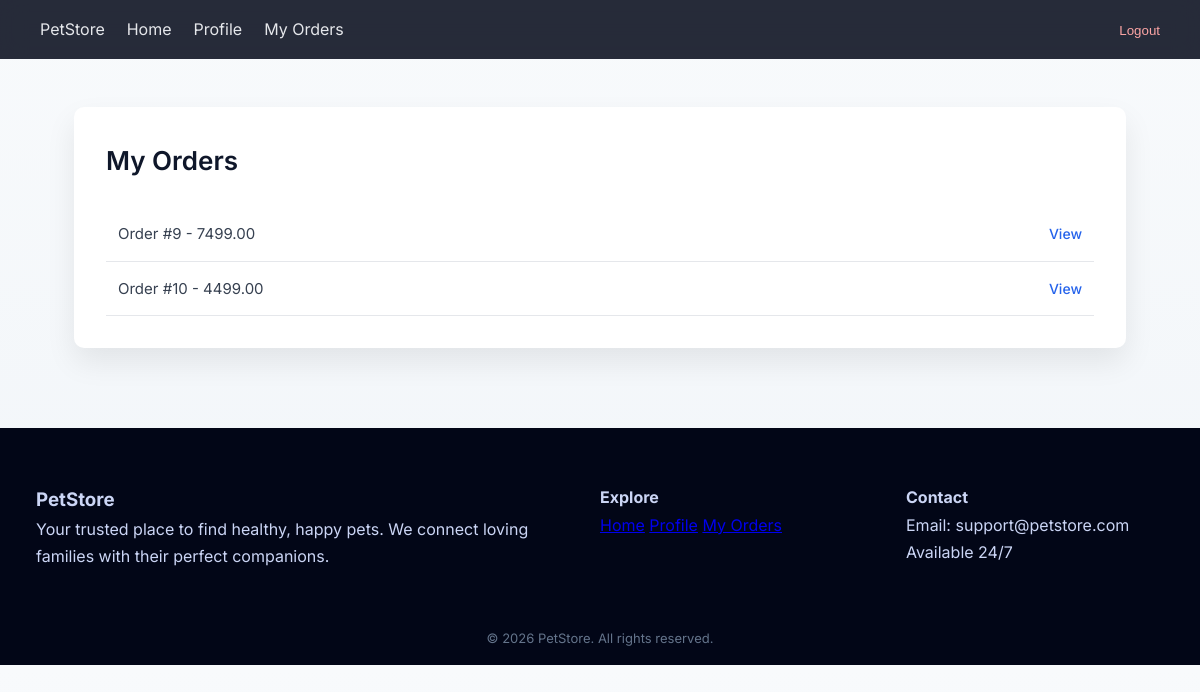
The page /my-orders/ (signed in) on the database as committed earlier.
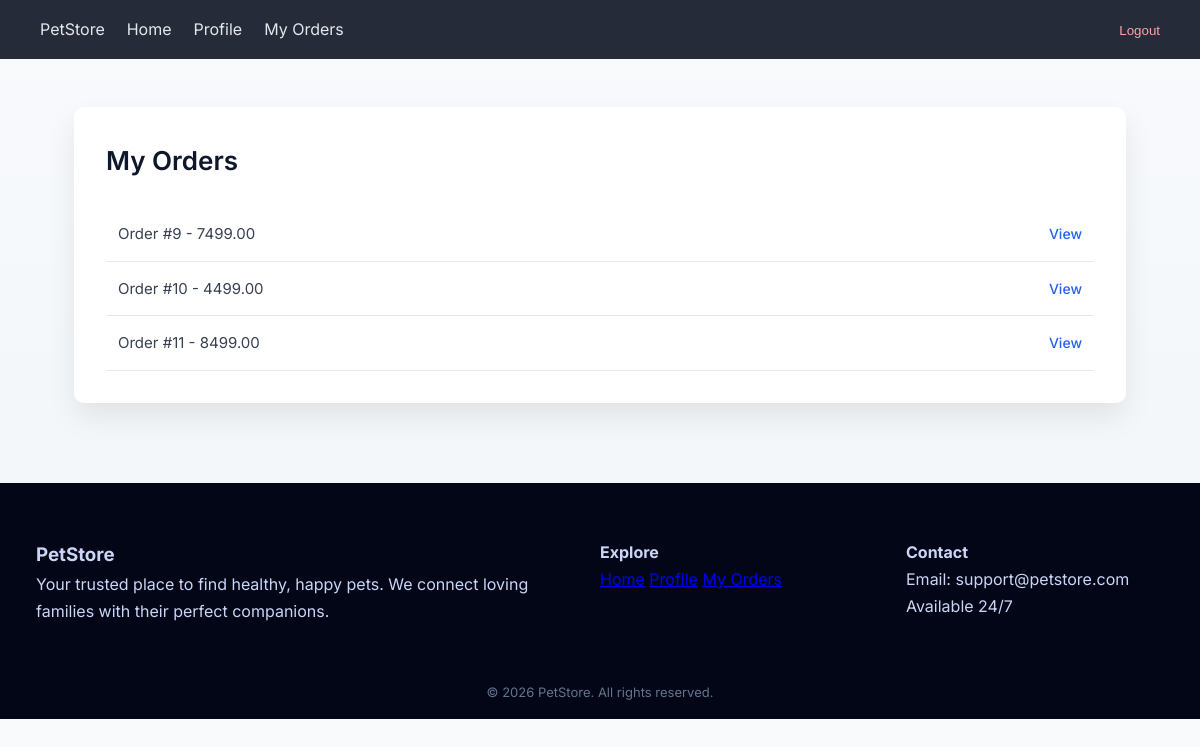
The same page on the database as committed later.
### Shop/models.py (models this page shows, shortened)
class Order(models.Model):
    customer = models.ForeignKey(
        Customer,
        on_delete=models.CASCADE,
        related_name="orders"
    )
    order_date = models.DateTimeField(auto_now_add=True)
    total_amount = models.DecimalField(max_digits=10, decimal_places=2)

### Shop/views.py (the view)
# urls.py: path('my-orders/', views.my_orders, name='my_orders'),
@login_required
def my_orders(request):
    customer = get_object_or_404(Customer, user=request.user)
    orders = customer.orders.all()
    return render(request, 'orders/my_orders.html', {
        'orders': orders
    })

### Shop/templates/orders/my_orders.html (shortened to what this page needs)
{% extends 'base.html' %}
{% load static %}
{% block css %}
<link rel="stylesheet" href="{% static 'css/my_order.css' %}">
{% endblock %}
{% block content %}
<div class="order-box">
<h2>My Orders</h2>
<ul>
    {% for order in orders %}
        <li>
            Order #{{ order.id }} - {{ order.total_amount }}
            <a href="{% url 'order_detail' order.id %}">View</a>
        </li>
    {% empty %}
        <p>No orders found.</p>
    {% endfor %}
</ul>
</div>
{% endblock %}

Rows that differ between the two databases and show on the page:
added Order: id "11", total_amount "8499.00"
